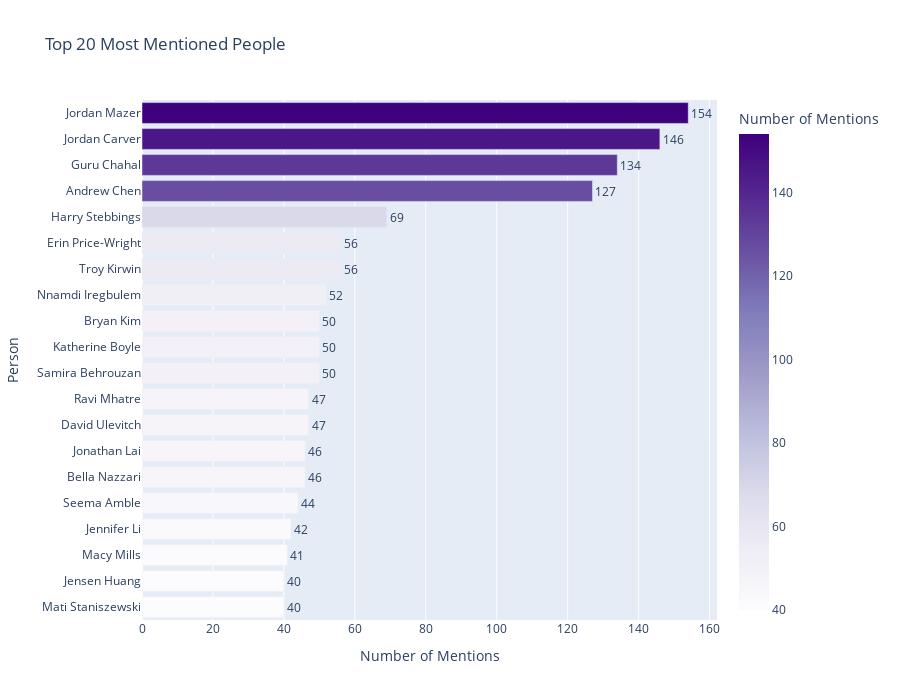

Here is the notebook cell this chart was saved with:
### Code cell
# Visualize top mentioned people
fig = px.bar(
    top_person_mentions.head(20),
    x='Mention_Count',
    y='Person',
    orientation='h',
    title='Top 20 Most Mentioned People',
    labels={'Mention_Count': 'Number of Mentions', 'Person': 'Person'},
    text='Mention_Count',
    color='Mention_Count',
    color_continuous_scale='Purples'
)

fig.update_traces(textposition='outside')
fig.update_layout(height=700, showlegend=False)
fig.update_yaxes(categoryorder='total ascending')
fig.show()

# Display static image for GitHub preview
from IPython.display import Image, display
import plotly.io as pio
try:
    img_bytes = pio.to_image(fig, format="png", width=1200, height=700)
    display(Image(img_bytes))
except Exception as e:
    print("Install kaleido: pip install kaleido")
fig.write_html('../output/figures/top_mentioned_people.html')

### Figure 1 — Plotly figure (JSON) as saved in the notebook; plotly's stock layout.template omitted (floating-point values rounded to 4 significant figures)
{"data": [{"hovertemplate": "Number of Mentions=%{marker.color}<br>Person=%{y}<extra></extra>", "legendgroup": "", "marker": {"color": [154, 146, 134, 127, 69, 56, 56, 52, 50, 50, 50, 47, 47, 46, 46, 44, 42, 41, 40, 40], "coloraxis": "coloraxis", "pattern": {"shape": ""}}, "name": "", "orientation": "h", "showlegend": false, "text": [154.0, 146.0, 134.0, 127.0, 69.0, 56.0, 56.0, 52.0, 50.0, 50.0, 50.0, 47.0, 47.0, 46.0, 46.0, 44.0, 42.0, 41.0, 40.0, 40.0], "textposition": "outside", "type": "bar", "x": [154, 146, 134, 127, 69, 56, 56, 52, 50, 50, 50, 47, 47, 46, 46, 44, 42, 41, 40, 40], "xaxis": "x", "y": ["Jordan Mazer", "Jordan Carver", "Guru Chahal", "Andrew Chen", "Harry Stebbings", "Troy Kirwin", "Erin Price-Wright", "Nnamdi Iregbulem", "Samira Behrouzan", "Katherine Boyle", "Bryan Kim", "David Ulevitch", "Ravi Mhatre", "Bella Nazzari", "Jonathan Lai", "Seema Amble", "Jennifer Li", "Macy Mills", "Mati Staniszewski", "Jensen Huang"], "yaxis": "y"}], "layout": {"barmode": "relative", "coloraxis": {"colorbar": {"title": {"text": "Number of Mentions"}}, "colorscale": [[0, "rgb(252,251,253)"], [0.125, "rgb(239,237,245)"], [0.25, "rgb(218,218,235)"], [0.375, "rgb(188,189,220)"], [0.5, "rgb(158,154,200)"], [0.625, "rgb(128,125,186)"], [0.75, "rgb(106,81,163)"], [0.875, "rgb(84,39,143)"], [1, "rgb(63,0,125)"]]}, "height": 700, "legend": {"tracegroupgap": 0}, "showlegend": false, "title": {"text": "Top 20 Most Mentioned People"}, "xaxis": {"anchor": "y", "domain": [0, 1], "title": {"text": "Number of Mentions"}}, "yaxis": {"anchor": "x", "categoryorder": "total ascending", "domain": [0, 1], "title": {"text": "Person"}}}}
